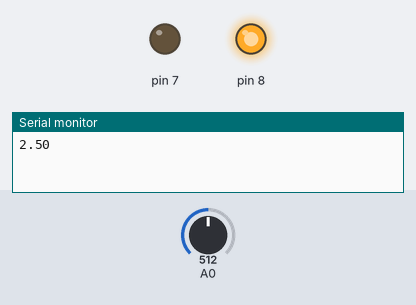
This sketch was run on a simulated Arduino Uno, built with avr-gcc and run on an emulated ATmega328P. Parts: output pins drawn as LEDs (lit = HIGH), the last lines printed to the serial monitor. Inputs (shaded band) come from the test bench; at power-on: A0 = 512.

Above: at 3.0 s.
3.1 s: A0 set to 474
At 4.8 s:
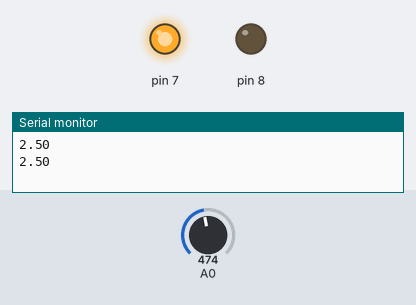
7.4 s: A0 set to 464
10.3 s: A0 set to 447
11.9 s: A0 set to 306
At 16.9 s:
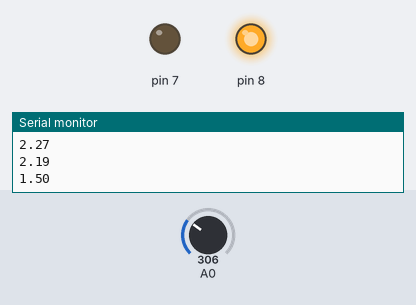
Timing chart, 0 to 17.2 s (numbered marks = the images above; inputs shaded):
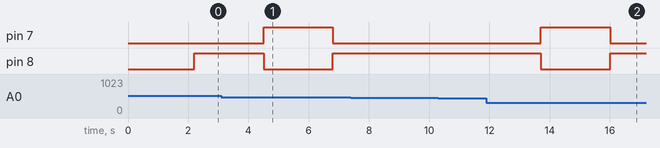

The sketch:

Working_Led_Test.ino
```cpp
void setup(){
  pinMode(A0,INPUT);
  pinMode(A1,INPUT);
  pinMode(8,OUTPUT);
  pinMode(7,OUTPUT);
  Serial.begin(9600);
}

void loop(){
 int x = 0, y = 0;
 x = analogRead(A0);
 delay(2200);
 y = analogRead(A0);
 Serial.println(x*0.00489);
 if (x*0.00489 <= 0.05)
 {
   digitalWrite(8,LOW);
   digitalWrite(7,HIGH);
 }
 else
 {
 if(x-y<x*0.04){
   digitalWrite(8,HIGH);
   digitalWrite(7,LOW);
 }
 else
 {
   digitalWrite(8,LOW);
   digitalWrite(7,HIGH);
 }
 }
  delay(100);
}
```

Measured:
- the behaviour switches between 492 and 491 on A0 (found by bisection; images 0 and 1)
- after the input at 3.1 s, pin 7: LOW → HIGH after 1.4 s, → LOW 2.3 s later; pin 8: HIGH → LOW after 1.4 s, → HIGH 2.3 s later
- after the input at 11.9 s, pin 7: LOW → HIGH after 1.8 s, → LOW 2.3 s later; pin 8: HIGH → LOW after 1.8 s, → HIGH 2.3 s later
